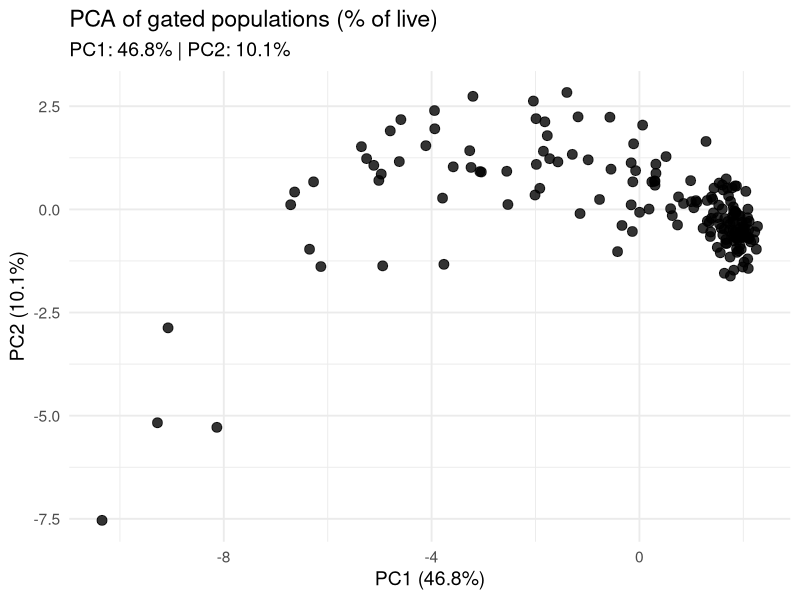
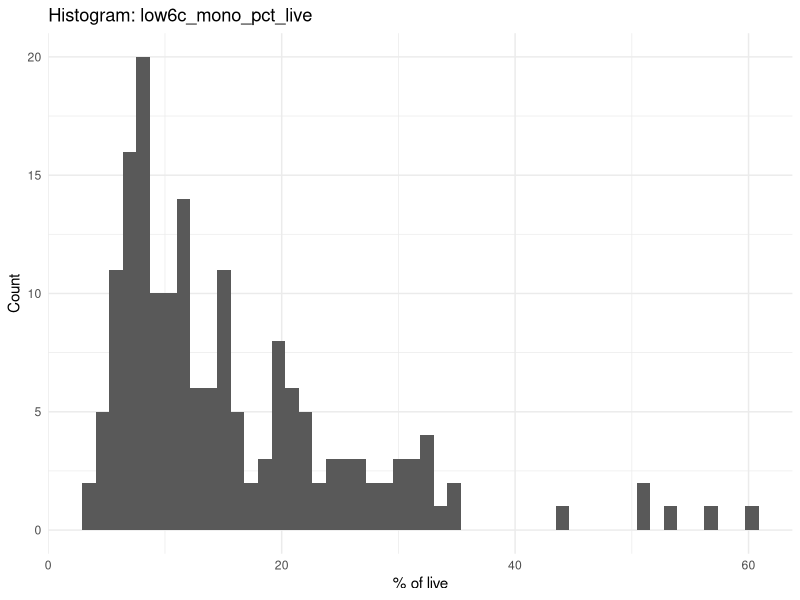
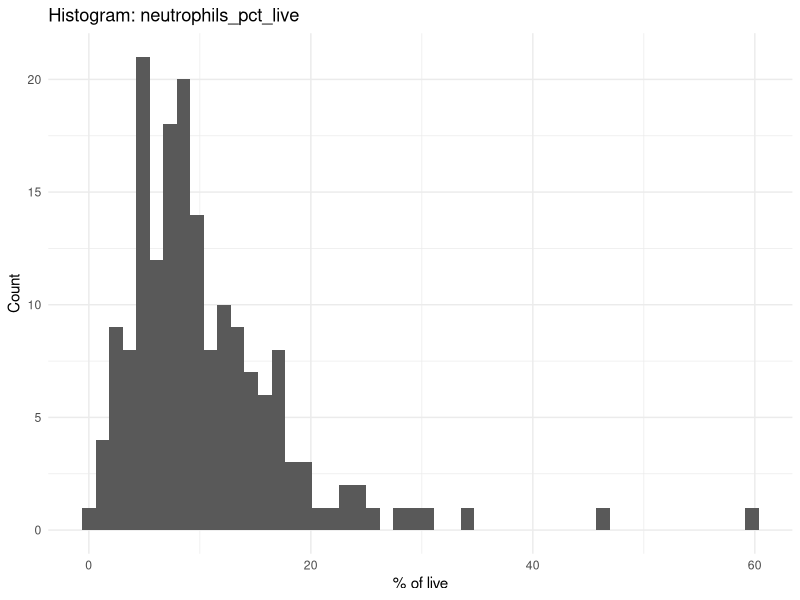
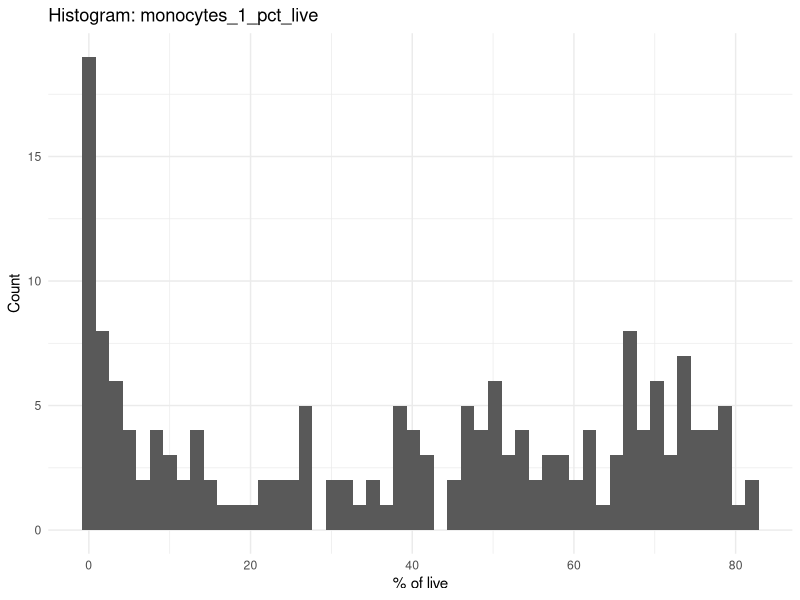
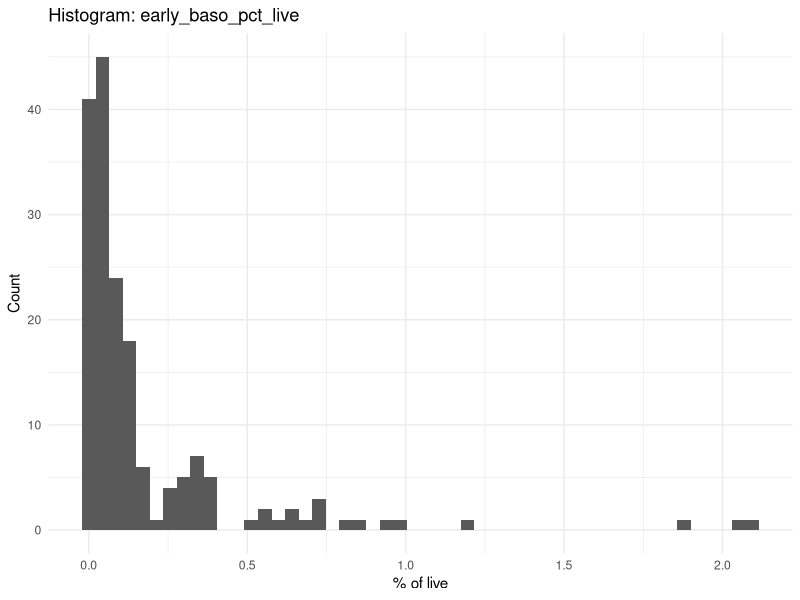
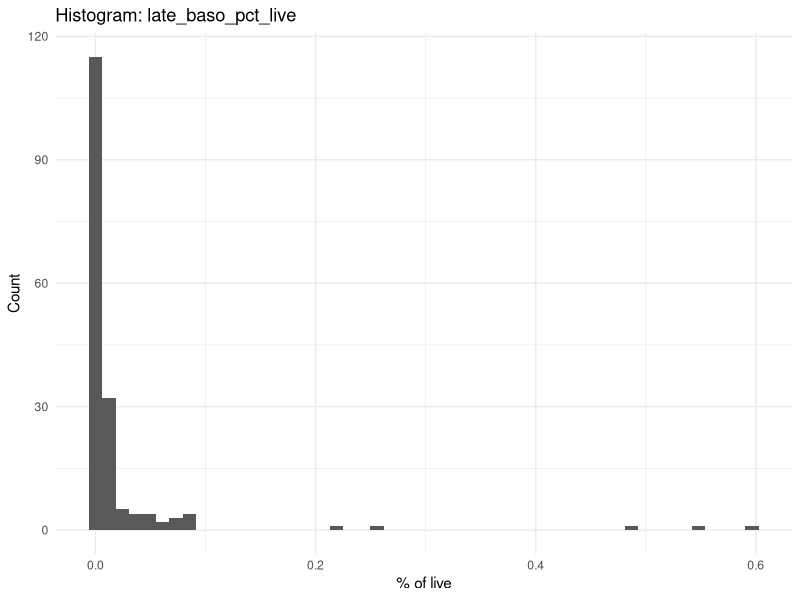
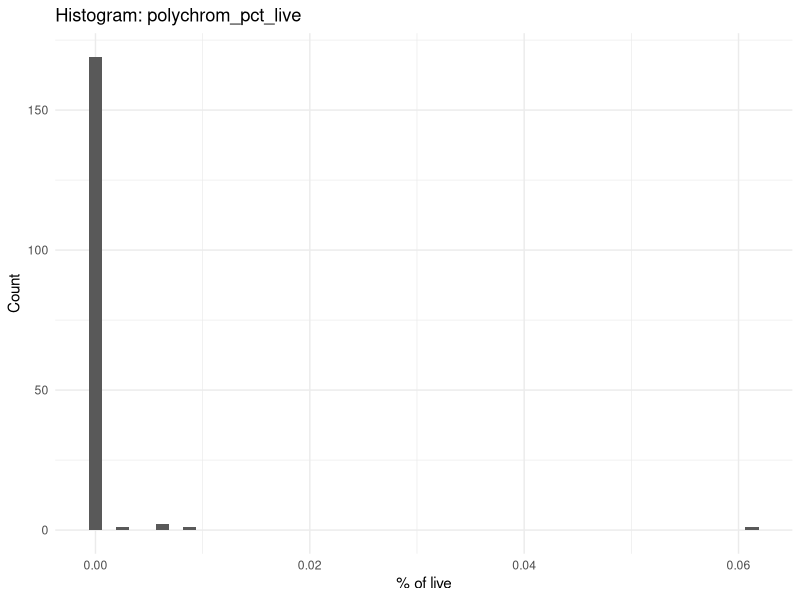
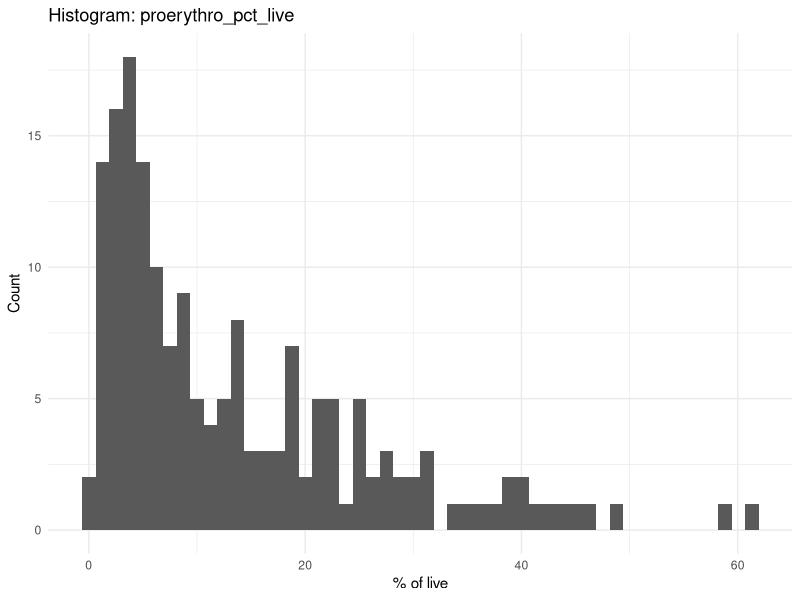

The R script that drew these images, in order:
library(readxl)
library(dplyr)
setwd("~/Desktop/Szade_Lab/aktualne")

# lista kolumn cytometrycznych 
cyto_cols <- c(
  "all_events",
  "singlets_cells",
  "Live_dead_Ly6C_subset",
  "FSC_A_medium_SSC_A_high",
  "FSC_low.SSC_low",
  "FSChigh_SSChigh",
  "FSClow_SSC_high",
  "SSC_low_FSC_high",
  "cKit_neg",
  "non_mielo_wide",
  "Ter119_pos_CD16_32neg",
  "CD71high_Ter119neg",
  "CD71pos_Ter119low",
  "CD71pos_Ter119neg",
  "low6c_mono",
  "CD16_32pos_CD71hi",
  "CD16_32neg_CD71pos",
  "CD16_32neg_CD71neg",
  "CD16_32neg_CD71hi",
  "Ter119neg_CD105pos",
  "Ter119pos_CD105pos",
  "Ter119pos_CD105neg",
  "Ter119neg_CD105neg",
  "CD16_32low_CD71low",
  "neutrophils",
  "monocytes_1",
  "FcR_hi",
  "FcR_low",
  "FcR_neg",
  "non_mielo",
  "early_baso",
  "late_baso",
  "polychrom",
  "proerythro",
  "Q1_CD150neg_CD105pos",
  "Q2_CD150pos_CD105pos",
  "Q3_CD150pos_CD105neg",
  "Q4_CD150neg_CD105neg",
  "cKit_pos",
  "CD150pos_CD16_32neg",
  "GMP_1",
  "GMP_2",
  "non_GMP",
  "CMP_1",
  "CD71pos_CD34neg",
  "CMP_1_CD71pos_CD105pos",
  "CMP_1_CD71pos_CD105neg",
  "CFUE",
  "preCFUE",
  "preGM",
  "preMegE",
  "CMP_2",
  "trombo"
)

# wczytanie danych
df <- read_excel("ERC_aim1_exp9_summary.xlsx")

# OBIEKT R z samą cytometrią
df_cyto <- df %>%
  select(all_of(cyto_cols))

# normalizacja % of live dla wszystkich
library(dplyr)
denom <- "Live_dead_Ly6C_subset"
gate_cols <- setdiff(colnames(df_cyto), denom)

df_cyto_pct_live <- df_cyto %>%
  mutate(
    across(
      all_of(gate_cols),
      ~ ifelse(.data[[denom]] == 0 | is.na(.data[[denom]]), NA_real_, (.x / .data[[denom]]) * 100),
      .names = "{.col}_pct_live"
    )
  )

# normalizacja % of live dla zgatowanych populacji
gated_populations <- c(
  "low6c_mono",
  "neutrophils",
  "monocytes_1",
  "early_baso",
  "late_baso",
  "polychrom",
  "proerythro",
  "trombo",
  "GMP_1",
  "GMP_2",
  "CMP_1",
  "CMP_2",
  "CFUE",
  "preCFUE",
  "preGM",
  "preMegE"
)

denom <- "Live_dead_Ly6C_subset"
df_gated_pct_live <- df_cyto %>%
  mutate(
    across(
      all_of(gated_populations),
      ~ ifelse(
        .data[[denom]] == 0 | is.na(.data[[denom]]),
        NA_real_,
        (.x / .data[[denom]]) * 100
      ),
      .names = "{.col}_pct_live"
    )
  ) %>%
  select(ends_with("_pct_live"))

# HISTOGRAMY DLA WSZYSTKICH POPULACJI
library(ggplot2)
df_in <- df_gated_pct_live
out_dir <- file.path(getwd(), "histograms_pct_live")
if (!dir.exists(out_dir)) dir.create(out_dir, recursive = TRUE)

# Kolumny do histogramów (wszystkie % of live)
pct_cols <- grep("_pct_live$", colnames(df_in), value = TRUE)

if (length(pct_cols) == 0) {
  stop("Nie znaleziono kolumn kończących się na '_pct_live'. Sprawdź nazwę obiektu albo etap normalizacji.")
}

# === HISTOGRAM LOOP ===
for (col in pct_cols) {
  p <- ggplot(df_in, aes(x = .data[[col]])) +
    geom_histogram(bins = 50) +
    labs(
      title = paste("Histogram:", col),
      x = "% of live",
      y = "Count"
    ) +
    theme_minimal()
  
  # nazwa pliku
  safe_name <- gsub("[^A-Za-z0-9_\\-]+", "_", col)
  
  ggsave(
    filename = file.path(out_dir, paste0(safe_name, ".png")),
    plot = p,
    width = 7,
    height = 5,
    dpi = 300
  )
}

message("Histogramy zapisane w: ", out_dir)

library(dplyr)
library(ggplot2)

############## PCA ############################
library(tidyr)
pca_mat <- df_gated_pct_live %>%
  mutate(across(everything(), ~ replace_na(.x, 0))) %>%
  as.matrix()

pca_res <- prcomp(
  log1p(pca_mat),
  center = TRUE,
  scale. = TRUE
)

var_explained <- (pca_res$sdev^2) / sum(pca_res$sdev^2) * 100
pca_df <- as.data.frame(pca_res$x) %>%
  mutate(
    PC1 = PC1,
    PC2 = PC2
  )

ggplot(pca_df, aes(x = PC1, y = PC2)) +
  geom_point(size = 3, alpha = 0.8) +
  labs(
    title = "PCA of gated populations (% of live)",
    subtitle = paste0(
      "PC1: ", round(var_explained[1], 1), "% | ",
      "PC2: ", round(var_explained[2], 1), "%"
    ),
    x = paste0("PC1 (", round(var_explained[1], 1), "%)"),
    y = paste0("PC2 (", round(var_explained[2], 1), "%)")
  ) +
  theme_minimal(base_size = 14)


